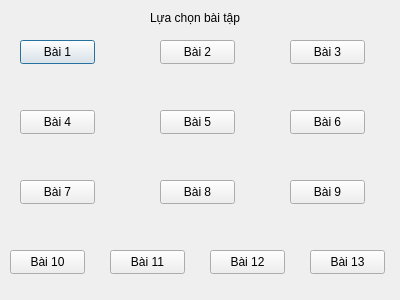
<?xml version="1.0" encoding="UTF-8"?>
<ui version="4.0">
 <class>Tuan3</class>
 <widget class="QDialog" name="Tuan3">
  <property name="geometry">
   <rect>
    <x>0</x>
    <y>0</y>
    <width>400</width>
    <height>300</height>
   </rect>
  </property>
  <property name="windowTitle">
   <string>Tuan3</string>
  </property>
  <widget class="QPushButton" name="bai1">
   <property name="geometry">
    <rect>
     <x>20</x>
     <y>40</y>
     <width>75</width>
     <height>24</height>
    </rect>
   </property>
   <property name="text">
    <string>Bài 1</string>
   </property>
  </widget>
  <widget class="QPushButton" name="bai2">
   <property name="geometry">
    <rect>
     <x>160</x>
     <y>40</y>
     <width>75</width>
     <height>24</height>
    </rect>
   </property>
   <property name="text">
    <string>Bài 2</string>
   </property>
  </widget>
  <widget class="QPushButton" name="bai5">
   <property name="geometry">
    <rect>
     <x>160</x>
     <y>110</y>
     <width>75</width>
     <height>24</height>
    </rect>
   </property>
   <property name="text">
    <string>Bài 5</string>
   </property>
  </widget>
  <widget class="QPushButton" name="bai7">
   <property name="geometry">
    <rect>
     <x>20</x>
     <y>180</y>
     <width>75</width>
     <height>24</height>
    </rect>
   </property>
   <property name="text">
    <string>Bài 7</string>
   </property>
  </widget>
  <widget class="QPushButton" name="bai8">
   <property name="geometry">
    <rect>
     <x>160</x>
     <y>180</y>
     <width>75</width>
     <height>24</height>
    </rect>
   </property>
   <property name="text">
    <string>Bài 8</string>
   </property>
  </widget>
  <widget class="QLabel" name="title">
   <property name="geometry">
    <rect>
     <x>150</x>
     <y>10</y>
     <width>91</width>
     <height>16</height>
    </rect>
   </property>
   <property name="text">
    <string>Lựa chọn bài tập</string>
   </property>
  </widget>
  <widget class="QPushButton" name="bai3">
   <property name="geometry">
    <rect>
     <x>290</x>
     <y>40</y>
     <width>75</width>
     <height>24</height>
    </rect>
   </property>
   <property name="text">
    <string>Bài 3</string>
   </property>
  </widget>
  <widget class="QPushButton" name="bai6">
   <property name="geometry">
    <rect>
     <x>290</x>
     <y>110</y>
     <width>75</width>
     <height>24</height>
    </rect>
   </property>
   <property name="text">
    <string>Bài 6</string>
   </property>
  </widget>
  <widget class="QPushButton" name="bai4">
   <property name="geometry">
    <rect>
     <x>20</x>
     <y>110</y>
     <width>75</width>
     <height>24</height>
    </rect>
   </property>
   <property name="text">
    <string>Bài 4</string>
   </property>
  </widget>
  <widget class="QPushButton" name="bai11">
   <property name="geometry">
    <rect>
     <x>110</x>
     <y>250</y>
     <width>75</width>
     <height>24</height>
    </rect>
   </property>
   <property name="text">
    <string>Bài 11</string>
   </property>
  </widget>
  <widget class="QPushButton" name="bai10">
   <property name="geometry">
    <rect>
     <x>10</x>
     <y>250</y>
     <width>75</width>
     <height>24</height>
    </rect>
   </property>
   <property name="text">
    <string>Bài 10</string>
   </property>
  </widget>
  <widget class="QPushButton" name="bai12">
   <property name="geometry">
    <rect>
     <x>210</x>
     <y>250</y>
     <width>75</width>
     <height>24</height>
    </rect>
   </property>
   <property name="text">
    <string>Bài 12</string>
   </property>
  </widget>
  <widget class="QPushButton" name="bai9">
   <property name="geometry">
    <rect>
     <x>290</x>
     <y>180</y>
     <width>75</width>
     <height>24</height>
    </rect>
   </property>
   <property name="text">
    <string>Bài 9</string>
   </property>
  </widget>
  <widget class="QPushButton" name="bai13">
   <property name="geometry">
    <rect>
     <x>310</x>
     <y>250</y>
     <width>75</width>
     <height>24</height>
    </rect>
   </property>
   <property name="text">
    <string>Bài 13</string>
   </property>
  </widget>
 </widget>
 <layoutdefault spacing="6" margin="11"/>
 <resources/>
 <connections/>
</ui>
